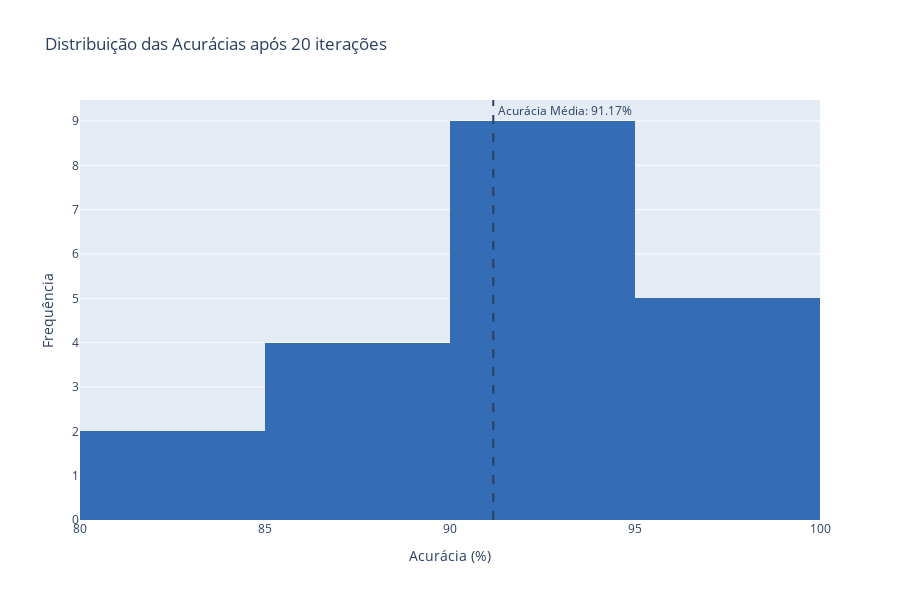

The notebook cell saved with this chart:
### Code cell
plot_accuracies(dt_imb_bag_res, export=True, filename='dt_imb_bag_acc', path='../figs/metrics')

### Figure 1 — Plotly figure (JSON) as saved in the notebook; plotly's stock layout.template omitted (floating-point values rounded to 4 significant figures)
{"data": [{"marker": {"color": "#346CB5"}, "nbinsx": 5, "type": "histogram", "x": [96.88, 93.75, 81.25, 95.31, 89.06, 85.94, 89.06, 95.31, 92.06, 90.48, 84.13, 95.24, 90.48, 92.06, 90.48, 93.65, 93.65, 95.24, 92.06, 87.3]}], "layout": {"annotations": [{"showarrow": false, "text": " Acurácia Média: 91.17%", "x": 91.17, "xanchor": "left", "xref": "x", "y": 1, "yanchor": "top", "yref": "y domain"}], "autosize": true, "height": 600, "shapes": [{"line": {"dash": "dash"}, "type": "line", "x0": 91.17, "x1": 91.17, "xref": "x", "y0": 0, "y1": 1, "yref": "y domain"}], "title": {"text": "Distribuição das Acurácias após 20 iterações"}, "xaxis": {"title": {"text": "Acurácia (%)"}}, "yaxis": {"title": {"text": "Frequência"}}}}
